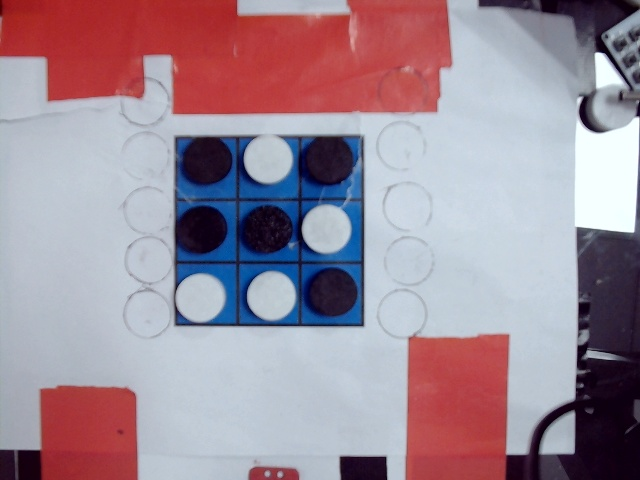
#> input picture assets/bl_full.jpg, 640 x 480 px
$ python blue_recognize.py
#> lines starting #> are read from the running program, lines starting #| are printed output that depends on the picture; after the words box and inside, x2 and y2 are one past the last pixel; in counts of white or black regions, pixels touching at a corner belong together
#> in opencv_phone, image is the input picture: shape (480, 640, 3); mean B, G, R 153.2, 140.4, 158.8
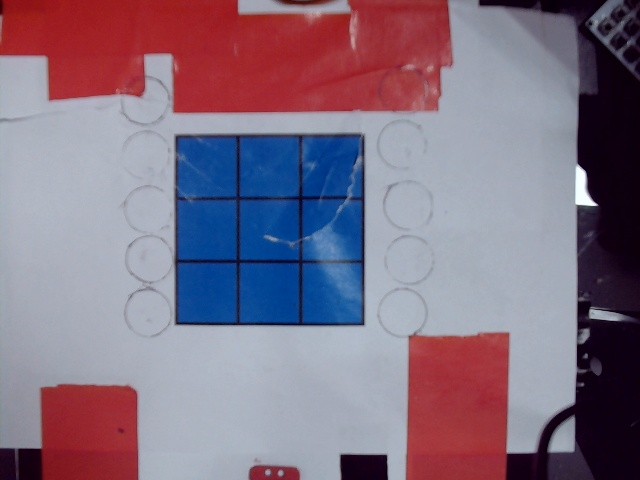
#> input picture assets/bl_empty.jpg, 640 x 480 px
#> in opencv_phone, photo is the input picture: shape (480, 640, 3); mean B, G, R 131, 112.6, 129.7
import cv2
import numpy as np


# # 固定摄像头参数
# camera = cv2.VideoCapture(1)


def find_blue_board(image):
    # 转换到HSV颜色空间
    hsv = cv2.cvtColor(image, cv2.COLOR_BGR2HSV)
#> hsv: shape (480, 640, 3); mean H, S, V 127, 103.6, 154.1

    # 定义蓝色的HSV范围(自己调)
    lower_blue = np.array([100, 130, 50])
    upper_blue = np.array([120, 255, 255])

    # 创建蓝色掩码
    mask = cv2.inRange(hsv, lower_blue, upper_blue)
#> mask: shape (480, 640); 11.1% white; 1 white region, box (x1, y1, x2, y2) and area: (177, 136, 364, 325) 34079
    # cv2.imshow('Mask', mask)     # 显示蓝色掩码
    # 闭运算，填充孔洞
    kernel = np.ones((5, 5), np.uint8)
    mask = cv2.morphologyEx(mask, cv2.MORPH_CLOSE, kernel)  # 闭运算
#> mask: shape (480, 640); 11.2% white; 1 white region, box (x1, y1, x2, y2) and area: (177, 136, 364, 325) 34516
    # cv2.imshow('Close', mask)     # 显示闭运算结果
    # 膨胀运算，扩张孔洞(填充的5*5小方块变大)
    mask = cv2.dilate(mask, kernel, iterations=1)
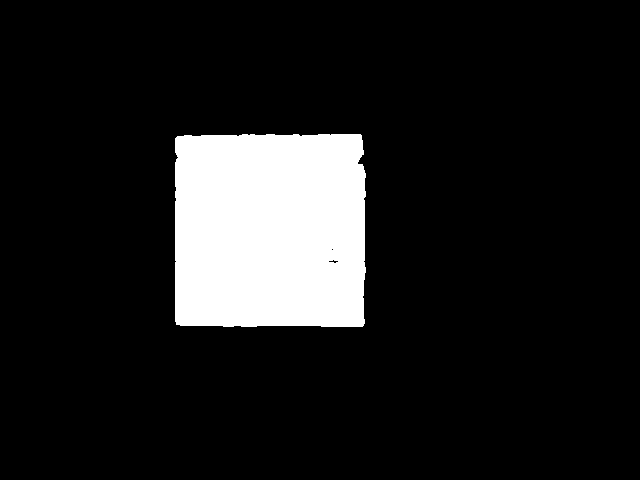
#> mask: shape (480, 640); 11.8% white; 1 white region
    # cv2.imshow('Dilate', mask)  # 显示膨胀运算结果
    # 找到轮廓
    contours, _ = cv2.findContours(mask, cv2.RETR_EXTERNAL, cv2.CHAIN_APPROX_SIMPLE)
#> contours = 1 contour; box (x1, y1, x2, y2) and area: (175, 134, 366, 327) 35871

    # 找到最大的轮廓（假设是棋盘）
    largest_contour = max(contours, key=cv2.contourArea)
#> largest_contour = contour of 121 points, box (x1, y1, x2, y2) (175, 134, 366, 327), area 35871
    # cv2.drawContours(image, [largest_contour], 0, (0, 255, 0), 2)
    # cv2.imshow('Largest Contour', image)     # 显示最大轮廓
    # 计算最小外接矩形

    # 获取最小外接矩形
    rect = cv2.minAreaRect(largest_contour)
#> rect = ((270, 230), (192, 190), -90)
    box = cv2.boxPoints(rect)
#> box = [[365, 326], [175, 326], [175, 134], [365, 134]]
    box = np.intp(box)

    return box


def opencv_phone():
    image = cv2.imread("../assets/bl_full.jpg")
    photo = cv2.imread("../assets/bl_empty.jpg")
    # 找到蓝色棋盘的轮廓
    box = find_blue_board(photo)
#> box = [[365, 326], [175, 326], [175, 134], [365, 134]]
    # # 绘制矩形轮廓
    # cv2.drawContours(image, [box], 0, (0, 255, 0), 2)
    # 获取棋盘四个顶点
    board_corners = np.array([box[0], box[1], box[2], box[3]], dtype="float32")
#> board_corners = [[365, 326], [175, 326], [175, 134], [365, 134]]
    # 绘制四个顶点
    cv2.circle(image, (int(box[0][0]), int(box[0][1])), 5, (0, 0, 255), -1)
    cv2.circle(image, (int(box[1][0]), int(box[1][1])), 5, (0, 0, 255), -1)
#> image: shape (480, 640, 3); mean B, G, R 153.1, 140.3, 158.8
    cv2.circle(image, (int(box[2][0]), int(box[2][1])), 5, (0, 0, 255), -1)
#> image: shape (480, 640, 3); mean B, G, R 153.1, 140.3, 158.8
    cv2.circle(image, (int(box[3][0]), int(box[3][1])), 5, (0, 0, 255), -1)
#> image: shape (480, 640, 3); mean B, G, R 153, 140.2, 158.9

    # 计算棋盘的宽度和高度
    board_width = max(board_corners, key=lambda x: x[0])[0] - min(board_corners, key=lambda x: x[0])[0]
#> board_width = 190
    board_height = max(board_corners, key=lambda x: x[1])[1] - min(board_corners, key=lambda x: x[1])[1]
#> board_height = 192
    # 计算每个小方格的宽度和高度
    square_width = board_width // 3
#> square_width = 63
    square_height = board_height // 3
#> square_height = 64

    dst_corners = np.array([[0, 0], [board_width, 0], [board_width, board_height], [0, board_height]],
                           dtype="float32")
#> dst_corners = [[0, 0], [190, 0], [190, 192], [0, 192]]
    # 计算透视变换矩阵
    M = cv2.getPerspectiveTransform(board_corners, dst_corners)
#> M = [[-1, 0, 365], [0, -1, 326], [7.79e-19, 0, 1]]

    # 执行透视变换，裁剪图像
    cropped_image = cv2.warpPerspective(image, M, (int(board_width), int(board_height)))
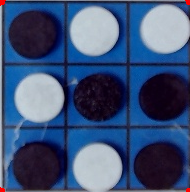
#> cropped_image: shape (192, 190, 3); mean B, G, R 120.6, 82.5, 61.3

    cv2.imshow('Cropped Image', cropped_image)
    gray = cv2.cvtColor(cropped_image, cv2.COLOR_BGR2GRAY)
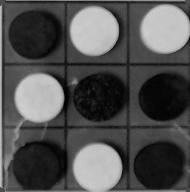
#> gray: shape (192, 190); min 3, max 209, mean 80.4
    # 转换到HSV颜色空间
    hsv = cv2.cvtColor(cropped_image, cv2.COLOR_BGR2HSV)
#> hsv: shape (192, 190, 3); mean H, S, V 114.7, 153.9, 121.1

    # 定义蓝色的HSV范围(自己调)
    lower_blue = np.array([100, 130, 50])
    upper_blue = np.array([120, 255, 255])

    # 创建蓝色掩码
    mask = cv2.inRange(hsv, lower_blue, upper_blue)
#> mask: shape (192, 190); 47% white; 3 white regions, box (x1, y1, x2, y2) and area: (3, 1, 190, 189) 16781, (6, 160, 23, 189) 268, (175, 2, 189, 14) 97
    # cv2.imshow('Mask', mask)     # 显示蓝色掩码

    kernel = np.ones((5, 5), np.uint8)

    # # 膨胀运算，扩张孔洞(填充的5*5小方块变大)
    mask = cv2.dilate(mask, kernel, iterations=6)
#> mask: shape (192, 190); 94.2% white; 9 black regions, largest, box (x1, y1, x2, y2) and area: (88, 158, 107, 192) 372, (155, 19, 190, 39) 321, (30, 88, 50, 108) 250
    # 腐蚀运算，减少噪声
    mask = cv2.morphologyEx(mask, cv2.MORPH_CLOSE, kernel)  # 闭运算
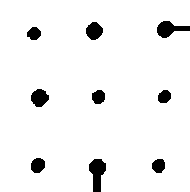
#> mask: shape (192, 190); 94.9% white; 9 black regions, largest, box (x1, y1, x2, y2) and area: (89, 159, 106, 192) 362, (157, 21, 190, 38) 307, (31, 89, 49, 107) 237
    mask = cv2.erode(mask, kernel, iterations=5)
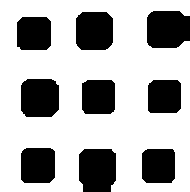
#> mask: shape (192, 190); 69.6% white; 9 black regions
    # 找到轮廓
    cv2.imshow('Dilate', mask)  # 显示膨胀运算结果
    cv2.imwrite("../output/img.jpg", mask)
    img = cv2.imread("../output/img.jpg")
#> img: shape (192, 190, 3); min 0, max 255, mean 177.5
    gray = cv2.cvtColor(img, cv2.COLOR_BGR2GRAY)
    # 使用二值化方法
    _, threshold = cv2.threshold(gray, 127, 255, cv2.THRESH_BINARY)
    cv2.imshow('Threshold', threshold)

    # 找到轮廓
    contours, _ = cv2.findContours(threshold, cv2.RETR_EXTERNAL, cv2.CHAIN_APPROX_SIMPLE)
#> contours = 1 contour; box (x1, y1, x2, y2) and area: (0, 0, 190, 192) 33074
    # 创建一个空白图像用于绘制轮廓
    contour_image = np.zeros_like(img)

    # 绘制检测到的轮廓
    cv2.drawContours(contour_image, contours, -1, (255, 255, 255), 2)
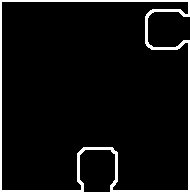
#> contour_image: shape (192, 190, 3); 5.9% white; 1 white region, box (x1, y1, x2, y2) and area: (0, 0, 190, 192) 2161
    cv2.imshow('Contours', contour_image)

    cv2.waitKey(0)
    # 计算轮廓的面积
    gray = cv2.cvtColor(cropped_image, cv2.COLOR_BGR2GRAY)

    # 使用霍夫圆变换检测圆形
    circles = cv2.HoughCircles(mask, cv2.HOUGH_GRADIENT, 1, 13,
                               param1=50, param2=26, minRadius=20, maxRadius=50)
#> circles = None
    color_move = []
    color_move.clear()
    if circles is not None:
        print(1)
        circles = np.uint16(np.around(circles))
        for i in circles[0, :]:
            # 检查圆形是否在棋盘范围内
            if min(board_corners, key=lambda x: x[0])[0] <= i[0] <= max(board_corners, key=lambda x: x[0])[0] and \
                    min(board_corners, key=lambda x: x[1])[1] <= i[1] <= max(board_corners, key=lambda x: x[1])[1]:
                # 提取圆形区域的像素
                mask = np.zeros(gray.shape, np.uint8)
                # cv2.circle(mask, (i[0], i[1]), i[2], 255, -1)
                # 计算相对位置
                relative_x = i[0] - min(board_corners, key=lambda x: x[0])[0]
                relative_y = i[1] - min(board_corners, key=lambda x: x[1])[1]

                # 计算小方格位置
                square_x = relative_x // square_width
                square_y = relative_y // square_height
                square_index = square_y * 3 + square_x
                # 计算圆形的颜色
                mean_val = cv2.mean(image, mask=mask)
                # 判断是黑棋还是白棋
                if mean_val[0] < 128:  # 假设黑色棋子的平均亮度较低
                    color = "black"
                else:
                    color = "white"

                # 在图像上标出圆形
                cv2.circle(image, (i[0], i[1]), i[2], (0, 255, 0), 2)

                # 打印在图像上
                cv2.putText(image, f"{color}, {square_index}", (i[0] - 10, i[1] - 10), cv2.FONT_HERSHEY_SIMPLEX,
                            0.5,
                            (0, 255, 0), 2)
                # print(f"位置: ({i[0]}, {i[1]}), 颜色: {color}, 对应的小方格位置: {square_index}")

                atc = (int(square_index), color)

                color_move.append(atc)
            # 显示结果图像
            cv2.imshow('Detected Circles', image)
            cv2.waitKey(0)


if __name__ == '__main__':
    opencv_phone()
